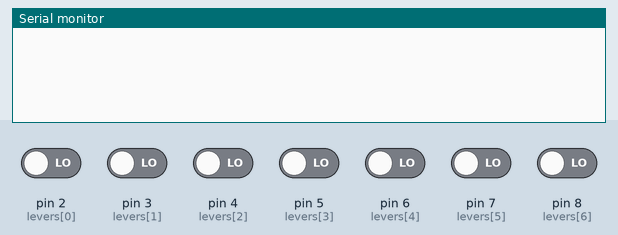
The sketch below on a simulated Arduino Uno, built with avr-gcc and run on an emulated ATmega328P. On the bench: the last lines printed to the serial monitor. Inputs (shaded band) come from the test bench; at power-on: pin 2 (levers[0]), pin 3 (levers[1]), pin 4 (levers[2]), pin 5 (levers[3]), pin 6 (levers[4]), pin 7 (levers[5]), pin 8 (levers[6]) LOW.

Above: at 2.8 s.
2.9 s: pin 2 (levers[0]) driven HIGH
At 3.8 s:
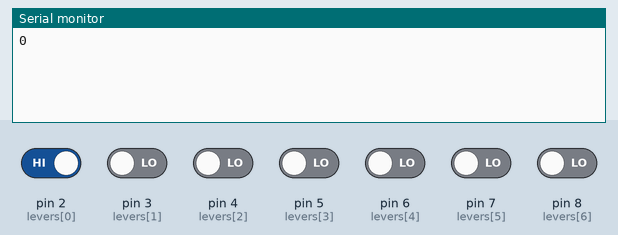
5.5 s: pin 3 (levers[1]) driven HIGH
At 6.3 s:
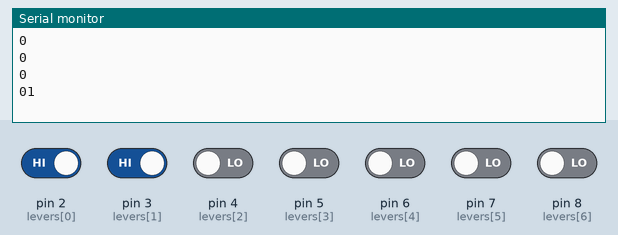
7.0 s: pin 4 (levers[2]) driven HIGH
At 7.8 s:
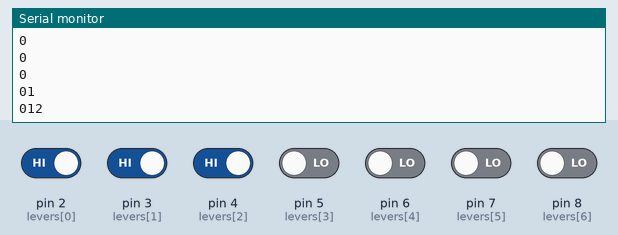
8.5 s: pin 5 (levers[3]) driven HIGH
At 9.8 s:
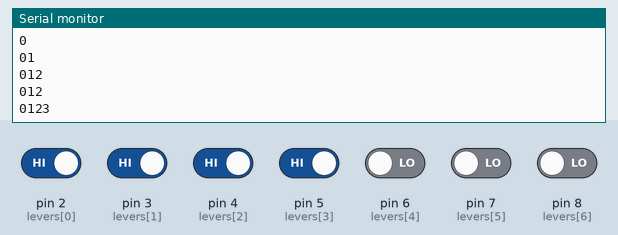
10.0 s: pin 6 (levers[4]) driven HIGH
At 10.6 s:
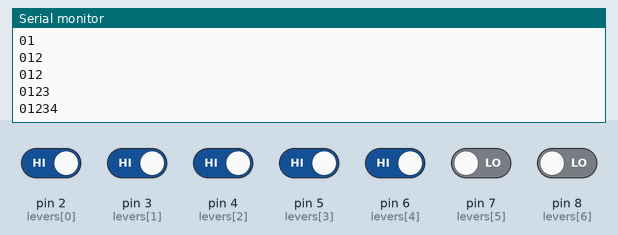
11.5 s: pin 7 (levers[5]) driven HIGH
At 12.8 s:
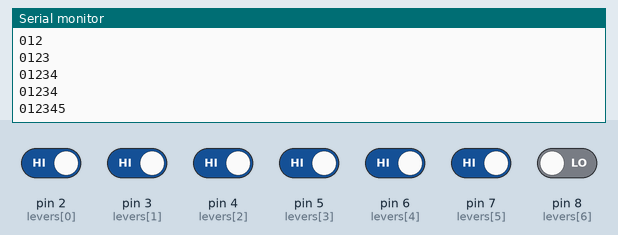
Timing chart, 0 to 14.0 s (numbered marks = the images above; inputs shaded):
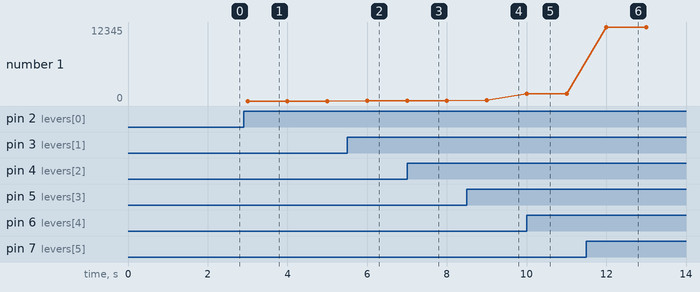

The sketch:

buton_connections.ino
```cpp
//check if all buttons are connected or not
void setup() {
  Serial.begin(9600);
  pinMode(2, INPUT);
  pinMode(3, INPUT);
  pinMode(4, INPUT);
  pinMode(5, INPUT);
  pinMode(6, INPUT);
  pinMode(7, INPUT);
  pinMode(8, INPUT);
}
int levers[]={2,3,4,5,6,7,8};

void loop() {
  for(int i=0;i<=6;i++){
   // Serial.print(digitalRead(levers[i]));
if(digitalRead(levers[i])==1){
    Serial.print(i);
    }
}
    delay(1000);
    Serial.print("\n");

}
```

Measured:
- after the input at 2.9 s, the serial monitor: prints a new line after 0.10 s (image 1)
- after the input at 5.5 s, the serial monitor: prints a new line after 0.50 s (image 2)
- after the input at 7.0 s, the serial monitor: prints a new line at once (image 3)
- after the input at 8.5 s, the serial monitor: prints a new line after 0.50 s (image 4)
- after the input at 10.0 s, the serial monitor: prints a new line at once (image 5)
- after the input at 11.5 s, the serial monitor: prints a new line after 0.50 s (image 6)
- plotted number 1: 0 → 1 after the input at 5.5 s, 1 → 12 after the input at 7.0 s, 12 → 123 after the input at 8.5 s, 123 → 1234 after the input at 10.0 s, 1234 → 12345 after the input at 11.5 s
